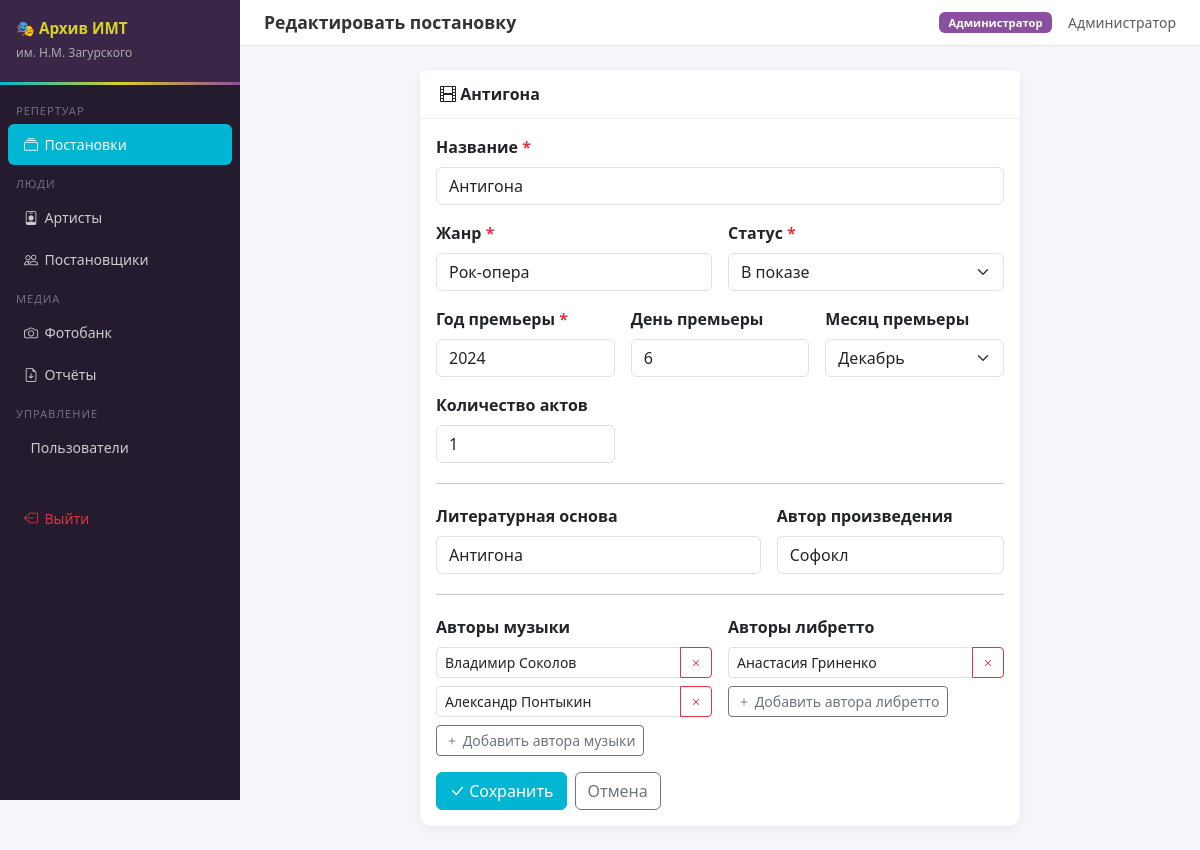
The page /productions/8/edit (signed in) on the database its author committed.
### app.py (models this page shows, shortened)
class Role(db.Model):
    __tablename__ = 'roles'
    id           = db.Column(db.Integer, primary_key=True)
    name         = db.Column(db.String(50), unique=True, nullable=False)
    display_name = db.Column(db.String(100), nullable=False)
    users        = db.relationship('User', backref='role', lazy=True)

class User(UserMixin, db.Model):
    __tablename__ = 'users'
    id            = db.Column(db.Integer, primary_key=True)
    full_name     = db.Column(db.String(200), nullable=False)
    login         = db.Column(db.String(100), unique=True, nullable=False)
    password_hash = db.Column(db.String(255), nullable=False)
    role_id       = db.Column(db.Integer, db.ForeignKey('roles.id'), nullable=False)
    is_active     = db.Column(db.Boolean, default=True)
    created_at    = db.Column(db.DateTime, default=datetime.utcnow)
    @property
    def role_name(self):
        return self.role.name
    def can_edit(self):
        return self.role_name in [ROLE_ADMIN, ROLE_EDITOR, ROLE_ZAVLIT]
    def can_manage_users(self):
        return self.role_name == ROLE_ADMIN

class Production(db.Model):
    __tablename__ = 'productions'
    id                    = db.Column(db.Integer, primary_key=True)
    name                  = db.Column(db.String(300), nullable=False)
    status                = db.Column(db.String(20), nullable=False, default='active')
    premiere_year         = db.Column(db.Integer, nullable=False)
    premiere_day          = db.Column(db.Integer)
    premiere_month        = db.Column(db.Integer)
    genre                 = db.Column(db.String(100), nullable=False)
    acts_count            = db.Column(db.Integer)
    literary_basis        = db.Column(db.String(300))
    literary_basis_author = db.Column(db.String(200))
    created_at            = db.Column(db.DateTime, default=datetime.utcnow)
    libretti        = db.relationship('Libretto', backref='production', lazy=True, cascade='all,delete-orphan')
    documents       = db.relationship('Document', backref='production', lazy=True, cascade='all,delete-orphan')
    cast_entries    = db.relationship('CastEntry', backref='production', lazy=True, cascade='all,delete-orphan')
    materials       = db.relationship('Material', backref='production', lazy=True, cascade='all,delete-orphan')
    staging_group   = db.relationship('ProductionDirector', backref='production', lazy=True, cascade='all,delete-orphan')
    authors         = db.relationship('ProductionAuthor', backref='production', lazy=True, cascade='all,delete-orphan')
    MONTHS = {1:'января',2:'февраля',3:'марта',4:'апреля',5:'мая',6:'июня',
              7:'июля',8:'августа',9:'сентября',10:'октября',11:'ноября',12:'декабря'}
    @property
    def music_authors(self):
        return [a.full_name for a in self.authors if a.role == 'music']
    @property
    def libretto_authors(self):
        return [a.full_name for a in self.authors if a.role == 'libretto']

class ProductionAuthor(db.Model):
    __tablename__ = 'production_authors'
    id            = db.Column(db.Integer, primary_key=True)
    production_id = db.Column(db.Integer, db.ForeignKey('productions.id'), nullable=False)
    full_name     = db.Column(db.String(200), nullable=False)
    role          = db.Column(db.String(20), nullable=False)  # 'music' | 'libretto'

### routes/productions.py (the view, shortened to what this page needs)
@productions_bp.route('/<int:pid>/edit', methods=['GET', 'POST'])
@editor_required
def edit(pid):
    p = db.get_or_404(Production, pid)
    return render_template('productions/form.html', p=p)

### app.py (called while the page is built)
@login_manager.user_loader
def load_user(user_id):
    return db.session.get(User, int(user_id))

def editor_required(f):
    @wraps(f)
    @login_required
    def wrapped(*args, **kwargs):
        if not current_user.can_edit():
            flash('Недостаточно прав для этого действия.', 'danger')
            return redirect(url_for('productions.list_productions'))
        return f(*args, **kwargs)
    return wrapped

@app.context_processor
def inject_globals():
    return dict(ROLE_ADMIN=ROLE_ADMIN, ROLE_EDITOR=ROLE_EDITOR,
                ROLE_ZAVLIT=ROLE_ZAVLIT, ROLE_MUSIC=ROLE_MUSIC,
                ROLE_OBSERVER=ROLE_OBSERVER)

### templates/productions/form.html (shortened to what this page needs)
{% extends 'base.html' %}
{% block page_title %}{% if p %}Редактировать постановку{% else %}Новая постановка{% endif %}{% endblock %}
{% block content %}
<div class="row justify-content-center">
<div class="col-lg-8">
<div class="card">
  <div class="card-header">
    <i class="bi bi-film"></i> {% if p %}{{ p.name }}{% else %}Новая постановка{% endif %}
  </div>
  <div class="card-body">
    <form method="POST">
      <div class="row g-3">
        <div class="col-12">
          <label class="form-label fw-semibold">Название <span class="text-danger">*</span></label>
          <input type="text" name="name" class="form-control" required value="{{ p.name if p else '' }}" placeholder="Например: Евгений Онегин">
        </div>
        <div class="col-md-6">
          <label class="form-label fw-semibold">Жанр <span class="text-danger">*</span></label>
          <input type="text" name="genre" class="form-control" required value="{{ p.genre if p else '' }}" placeholder="Опера, балет, мюзикл...">
        </div>
        <div class="col-md-6">
          <label class="form-label fw-semibold">Статус <span class="text-danger">*</span></label>
          <select name="status" class="form-select" required>
            <option value="active" {% if not p or p.status=='active' %}selected{% endif %}>В показе</option>
          </select>
        </div>
        <div class="col-md-4">
          <label class="form-label fw-semibold">Год премьеры <span class="text-danger">*</span></label>
          <input type="number" name="premiere_year" class="form-control" required value="{{ p.premiere_year if p else '' }}" min="1900" max="2100" placeholder="2024">
        </div>
        <div class="col-md-4">
          <label class="form-label fw-semibold">День премьеры</label>
          <input type="number" name="premiere_day" class="form-control" value="{{ p.premiere_day if p else '' }}" min="1" max="31" placeholder="1–31">
        </div>
        <div class="col-md-4">
          <label class="form-label fw-semibold">Месяц премьеры</label>
          <select name="premiere_month" class="form-select">
            {% for n, m in [(1,'Январь'),(2,'Февраль'),(3,'Март'),(4,'Апрель'),(5,'Май'),(6,'Июнь'),(7,'Июль'),(8,'Август'),(9,'Сентябрь'),(10,'Октябрь'),(11,'Ноябрь'),(12,'Декабрь')] %}
            <option value="{{ n }}" {% if p and p.premiere_month==n %}selected{% endif %}>{{ m }}</option>
            {% endfor %}
          </select>
        </div>
        <div class="col-md-4">
          <label class="form-label fw-semibold">Количество актов</label>
          <input type="number" name="acts_count" class="form-control" value="{{ p.acts_count if p else '' }}" min="1" max="10" placeholder="2">
        </div>
        <div class="col-12"><hr class="my-1"></div>
        <div class="col-md-7">
          <label class="form-label fw-semibold">Литературная основа</label>
          <input type="text" name="literary_basis" class="form-control" value="{{ p.literary_basis if p else '' }}" placeholder="На основе какого произведения поставлен спектакль">
        </div>
        <div class="col-md-5">
          <label class="form-label fw-semibold">Автор произведения</label>
          <input type="text" name="literary_basis_author" class="form-control" value="{{ p.literary_basis_author if p else '' }}" placeholder="Автор литературной основы">
        </div>
        <div class="col-12"><hr class="my-1"></div>
        <div class="col-md-6">
          <label class="form-label fw-semibold">Авторы музыки</label>
          <div id="musicAuthors">
            {% set music_list = p.music_authors if p else [] %}
            {% for name in (music_list or ['']) %}
            <div class="input-group input-group-sm mb-2 author-row">
              <input type="text" name="music_authors[]" class="form-control" value="{{ name }}" placeholder="Например: П.И. Чайковский">
              <button type="button" class="btn btn-outline-danger remove-author"><i class="bi bi-x"></i></button>
            </div>
            {% endfor %}
          </div>
          <button type="button" class="btn btn-outline-secondary btn-sm" id="addMusicAuthor">
            <i class="bi bi-plus"></i> Добавить автора музыки
          </button>
        </div>
        <div class="col-md-6">
          <label class="form-label fw-semibold">Авторы либретто</label>
          <div id="librettoAuthors">
            {% set libretto_list = p.libretto_authors if p else [] %}
            {% for name in (libretto_list or ['']) %}
            <div class="input-group input-group-sm mb-2 author-row">
              <input type="text" name="libretto_authors[]" class="form-control" value="{{ name }}" placeholder="Например: М.И. Чайковский">
              <button type="button" class="btn btn-outline-danger remove-author"><i class="bi bi-x"></i></button>
            </div>
            {% endfor %}
          </div>
          <button type="button" class="btn btn-outline-secondary btn-sm" id="addLibrettoAuthor">
            <i class="bi bi-plus"></i> Добавить автора либретто
          </button>
        </div>
        <div class="col-12 d-flex gap-2 mt-3">
          <button type="submit" class="btn btn-imt">
            <i class="bi bi-check-lg"></i> {% if p %}Сохранить{% else %}Создать{% endif %}
          </button>
          <a href="{{ url_for('productions.detail', pid=p.id) if p else url_for('productions.list_productions') }}" class="btn btn-outline-secondary">
            Отмена
          </a>
        </div>
      </div>
    </form>
  </div>
</div>
</div>
</div>
{% endblock %}

### templates/base.html (shortened to what this page needs)
<!DOCTYPE html>
<html lang="ru">
<head>
<link href="https://cdn.jsdelivr.net/npm/bootstrap@5.3.2/dist/css/bootstrap.min.css" rel="stylesheet">
<link href="https://cdn.jsdelivr.net/npm/bootstrap-icons@1.11.3/font/bootstrap-icons.css" rel="stylesheet">
</head>
<body>
{% if current_user.is_authenticated %}
<div class="sidebar">
  <div class="sidebar-brand">
    <h5>🎭 Архив ИМТ</h5>
    <small>им. Н.М. Загурского</small>
  </div>
  <nav class="pt-2">
    <div class="sidebar-section">Репертуар</div>
    <a href="{{ url_for('productions.list_productions') }}" class="nav-link {% if request.blueprint=='productions' %}active{% endif %}">
      <i class="bi bi-collection"></i>Постановки
    </a>
    <div class="sidebar-section">Люди</div>
    <a href="{{ url_for('artists.list_artists') }}" class="nav-link {% if request.blueprint=='artists' %}active{% endif %}">
      <i class="bi bi-person-badge"></i>Артисты
    </a>
    <a href="{{ url_for('staging.list_directors') }}" class="nav-link {% if request.blueprint=='staging' %}active{% endif %}">
      <i class="bi bi-people"></i>Постановщики
    </a>
    <div class="sidebar-section">Медиа</div>
    <a href="{{ url_for('photobank.list_photobank') }}" class="nav-link {% if request.blueprint=='photobank' %}active{% endif %}">
      <i class="bi bi-camera"></i>Фотобанк
    </a>
    <a href="{{ url_for('reports.index') }}" class="nav-link {% if request.blueprint=='reports' %}active{% endif %}">
      <i class="bi bi-file-earmark-arrow-down"></i>Отчёты
    </a>
    {% if current_user.can_manage_users() %}
    <div class="sidebar-section">Управление</div>
    <a href="{{ url_for('admin.users') }}" class="nav-link {% if request.blueprint=='admin' %}active{% endif %}">
      Пользователи
    </a>
    {% endif %}
    <div class="sidebar-section mt-3"></div>
    <a href="{{ url_for('auth.logout') }}" class="nav-link text-danger">
      <i class="bi bi-box-arrow-left"></i>Выйти
    </a>
  </nav>
</div>
{% endif %}
<div class="{% if current_user.is_authenticated %}main-content{% else %}container-fluid{% endif %}">
  {% if current_user.is_authenticated %}
  <div class="topbar">
    <h4>{% block page_title %}{% endblock %}</h4>
    <div class="d-flex align-items-center gap-3">
      <span class="badge bg-secondary badge-role">{{ current_user.role.display_name }}</span>
      <span class="text-muted small">{{ current_user.full_name }}</span>
    </div>
  </div>
  {% endif %}
  {% block content %}{% endblock %}
</div>
</body>
</html>

### templates/base.html (style rules this page uses)
:root { --imt-cyan:#00B6D2; --imt-yellow:#D8D125; --imt-purple:#8A4F9F; --imt-dark:#241b2e; --imt-mid:#3a2647; --imt-accent:var(--imt-cyan); }
body { background:#f4f6f9;font-family:'Segoe UI',sans-serif;min-height:100vh; }
.sidebar { width:240px;min-height:100vh;background:var(--imt-dark);position:fixed;top:0;left:0;z-index:100;padding-top:0; }
.sidebar-brand { background:var(--imt-mid);padding:1.2rem 1rem;border-bottom:3px solid transparent;border-image:linear-gradient(90deg,var(--imt-cyan),var(--imt-yellow),var(--imt-purple)) 1; }
.sidebar-brand h5 { color:var(--imt-yellow);font-weight:700;margin:0;font-size:.95rem;line-height:1.3; }
.sidebar-brand small { color:#aaa;font-size:.75rem; }
.sidebar .nav-link { color:#ccc;padding:.6rem 1rem;border-radius:6px;margin:.1rem .5rem;font-size:.88rem;transition:all .2s; }
.sidebar .nav-link.active { background:var(--imt-cyan);color:#fff; }
.sidebar .nav-link i { width:20px;margin-right:.4rem; }
.sidebar-section { color:#776c82;font-size:.7rem;text-transform:uppercase;padding:.6rem 1rem .2rem;letter-spacing:.08em; }
.main-content { margin-left:240px;padding:1.5rem; }
.topbar { background:#fff;border-bottom:1px solid #e5e5e5;padding:.75rem 1.5rem;margin:-1.5rem -1.5rem 1.5rem;display:flex;align-items:center;justify-content:space-between; }
.topbar h4 { margin:0;font-size:1.1rem;font-weight:600;color:#333; }
.badge-role { font-size:.7rem;padding:.3rem .6rem;background:var(--imt-purple)!important; }
.card { border:none;border-radius:10px;box-shadow:0 2px 8px rgba(0,0,0,.06); }
.card-header { background:#fff;border-bottom:1px solid #f0f0f0;font-weight:600;padding:.75rem 1.25rem; }
.btn-imt { background:var(--imt-cyan);border-color:var(--imt-cyan);color:#fff; }
a { color:var(--imt-purple); }

### rows shown on the page
Role: role.display_name "Администратор"
User: full_name "Администратор"
Production: name "Антигона", genre "Рок-опера", status "В показе", premiere_year "2024", premiere_day "6", premiere_month "Декабрь", acts_count "1", literary_basis "Антигона", literary_basis_author "Софокл"
ProductionAuthor: full_name "Владимир Соколов"
ProductionAuthor: full_name "Александр Понтыкин"
ProductionAuthor: full_name "Анастасия Гриненко"
